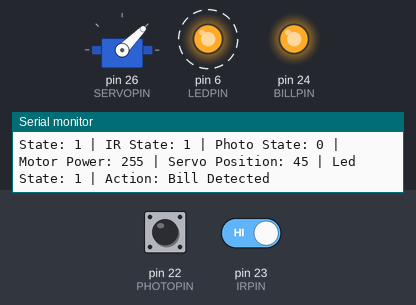
This sketch was run on a simulated Arduino Mega 2560, built with avr-gcc and run on an emulated ATmega2560. On the bench: servo, output pins drawn as LEDs (lit = HIGH), the last lines printed to the serial monitor. Dashed ring = blinking. The test bench sets the inputs (shaded band); at power-on: pin 22 (PHOTOPIN) LOW, pin 23 (IRPIN) HIGH.

Above: at 1.2 s.
1.3 s: pin 22 (PHOTOPIN) driven HIGH
4.3 s: pin 22 (PHOTOPIN) driven LOW
At 5.31 s:
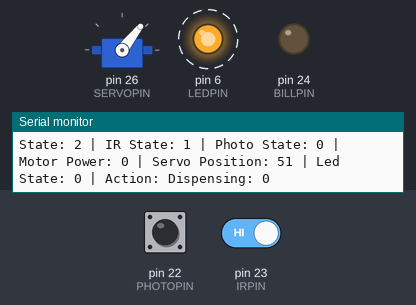
7.3 s: pin 22 (PHOTOPIN) pulsed HIGH 2 times (0.12 s each, 0.3 s apart)
10.7 s: pin 22 (PHOTOPIN) driven HIGH and pin 23 (IRPIN) driven LOW
At 12.7 s:
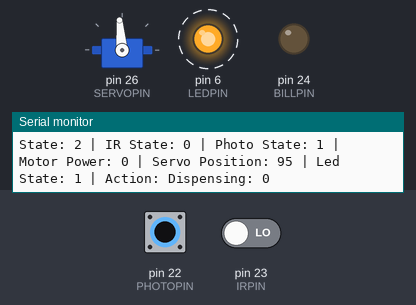
13.7 s: pin 22 (PHOTOPIN) driven LOW
At 19.4 s:
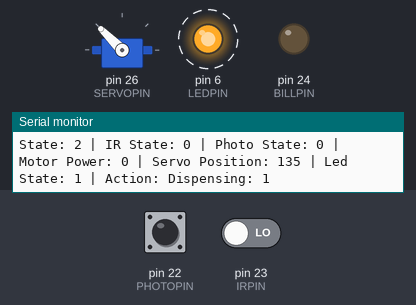
Timing chart, 0 to 20.7 s (numbered marks = the images above; inputs shaded):
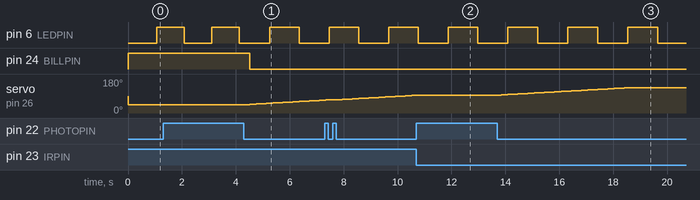

Measured:
- after the input at 4.3 s, pin 24 (BILLPIN): HIGH → LOW after 0.21 s; servo on pin 26 (SERVOPIN): moves from 45° to 68° over 2.7 s, starting after 0.21 s
- after the input at 10.7 s, servo on pin 26 (SERVOPIN): goes on until 10.8 s, then stays 95°
- after the input at 13.7 s, servo on pin 26 (SERVOPIN): moves from 95° to 135° over 4.8 s, starting after 0.14 s
- by itself, pin 6 (LEDPIN): alternates HIGH for 1.1 s and LOW for 1.1 s

The sketch:

bill_feed-dispencer.ino
```cpp
//https://github.com/zethra/aquqbot2
#include <Servo.h>
//#include <toneAC.h>
#include "pitches.h"

#define READY 0
#define GETTING 1
#define DISPENSING 2
#define DONE 3

#define IRPIN 23
#define PHOTOPIN 22
#define BILLPIN 24
#define SERVOPIN 26
#define LEDPIN 6

Servo servo;

int ledState = 0;
int irState = 0;
int photoState = 0;

int billPower = 0;
int servoPos = 45;

int servoState = 0;
int servoWait = 0;

int state = 0;

char* actionText;

void setup(){
  Serial.begin(9600);
  Serial.println("Running Setup");

  servo.attach(SERVOPIN);

  //Inputs
  pinMode(IRPIN, INPUT);
  pinMode(PHOTOPIN, INPUT);

  //Outputs
  pinMode(BILLPIN, OUTPUT);
  pinMode(LEDPIN, OUTPUT);

}

void loop(){
  unsigned long now = millis();
  sensorUpdate(now);
  motorUpdate(now);
  ledUpdate(now);
  printUpdate(now);
  //Serial.println(state);
  switch(state){
    case READY:
      if(irState == LOW){
        state = GETTING;
      }
      actionText = "Ready.";
      servoState = 0;
      servoWait = 0;
      return;
    case GETTING:
      billPower = 255;
      if(photoState == HIGH) {
        state = DISPENSING;
      }
      actionText = "Bill Detected";
      return;
    case DISPENSING:
      if(photoState == HIGH){
        actionText = "Waiting for Bill";
        return;
      }else{
        billPower = 0;
        dispense(now);
      }
      return;

    case DONE:
      Serial.println("Thank you and have a nice day.");
      //toneAC(300);
      state = READY;
      return;
  }
}

void sensorUpdate(unsigned long now){
  static unsigned long sensorMillis = 0UL;

  if(now - sensorMillis >= 10UL){
    irState = digitalRead(IRPIN);
    photoState = digitalRead(PHOTOPIN);
    sensorMillis = now;
  }
}

void motorUpdate(unsigned long now){
  static unsigned long motorMillis = 0UL;

  if(now - motorMillis >= 10UL){
    analogWrite(BILLPIN, billPower);
    servo.write(servoPos);
    motorMillis = now;
  }
}

void ledUpdate(unsigned long now){
  static unsigned long ledMillis = 0UL;

  if(now - ledMillis >= 1000UL){
    if(ledState == HIGH){
      ledState = LOW;
    }else if(ledState == LOW) {
      ledState = HIGH;
    }
    digitalWrite(LEDPIN, ledState);
    ledMillis = now;
  }
}

void printUpdate(unsigned long now){
  static unsigned long printMillis = 0UL;

  if(now - printMillis >= 10UL){
    Serial.print("State: ");
    Serial.print(state);
    Serial.print(" | IR State: ");
    Serial.print(irState);
    Serial.print(" | Photo State: ");
    Serial.print(photoState);
    Serial.print(" | Motor Power: ");
    Serial.print(billPower);
    Serial.print(" | Servo Position: ");
    Serial.print(servoPos);
    Serial.print(" | Led State: ");
    Serial.print(ledState);
    Serial.print(" | Action: ");
    Serial.print(actionText);
    Serial.println();
    printMillis = now;
  }
}

void dispense(unsigned long now){
  //for (servoPos = 5; servoPos < 85; servoPos++){}
  //for (servoPos = 85; servoPos > 5; servoPos--){}

  static unsigned long servoMillis = 0UL;

  if(now - servoMillis >= 10UL){

    sprintf(actionText, "Dispensing: ""%d", servoState);

    if(servoState == 0){
      if(servoPos < 135){
        servoPos++;
      }else{
        servoState = 1;
      }
    }

    if(servoState == 1){
      if(servoWait < 40){
        servoWait++;
      }else{
        servoState = 2;
      }
    }

    if(servoState == 2){
      if(servoPos > 45){
        servoPos--;
      }else{
        servoState = 3;
      }
    }

    if(servoState == 3){
      state = DONE;
    }
    servoMillis = now;
  }

}
```

pitches.h
```cpp
/*************************************************
 * Public Constants
 *************************************************/

#define NOTE_B0  31
#define NOTE_C1  33
#define NOTE_CS1 35
#define NOTE_D1  37
#define NOTE_DS1 39
#define NOTE_E1  41
#define NOTE_F1  44
#define NOTE_FS1 46
#define NOTE_G1  49
#define NOTE_GS1 52
#define NOTE_A1  55
#define NOTE_AS1 58
#define NOTE_B1  62
#define NOTE_C2  65
#define NOTE_CS2 69
#define NOTE_D2  73
#define NOTE_DS2 78
#define NOTE_E2  82
#define NOTE_F2  87
#define NOTE_FS2 93
#define NOTE_G2  98
#define NOTE_GS2 104
#define NOTE_A2  110
#define NOTE_AS2 117
#define NOTE_B2  123
#define NOTE_C3  131
#define NOTE_CS3 139
#define NOTE_D3  147
#define NOTE_DS3 156
#define NOTE_E3  165
#define NOTE_F3  175
#define NOTE_FS3 185
#define NOTE_G3  196
#define NOTE_GS3 208
#define NOTE_A3  220
#define NOTE_AS3 233
#define NOTE_B3  247
#define NOTE_C4  262
#define NOTE_CS4 277
#define NOTE_D4  294
#define NOTE_DS4 311
#define NOTE_E4  330
#define NOTE_F4  349
#define NOTE_FS4 370
#define NOTE_G4  392
#define NOTE_GS4 415
#define NOTE_A4  440
#define NOTE_AS4 466
#define NOTE_B4  494
#define NOTE_C5  523
#define NOTE_CS5 554
#define NOTE_D5  587
#define NOTE_DS5 622
#define NOTE_E5  659
#define NOTE_F5  698
#define NOTE_FS5 740
#define NOTE_G5  784
#define NOTE_GS5 831
#define NOTE_A5  880
#define NOTE_AS5 932
#define NOTE_B5  988
#define NOTE_C6  1047
#define NOTE_CS6 1109
#define NOTE_D6  1175
#define NOTE_DS6 1245
#define NOTE_E6  1319
#define NOTE_F6  1397
#define NOTE_FS6 1480
#define NOTE_G6  1568
#define NOTE_GS6 1661
#define NOTE_A6  1760
#define NOTE_AS6 1865
#define NOTE_B6  1976
#define NOTE_C7  2093
#define NOTE_CS7 2217
#define NOTE_D7  2349
#define NOTE_DS7 2489
#define NOTE_E7  2637
#define NOTE_F7  2794
#define NOTE_FS7 2960
#define NOTE_G7  3136
#define NOTE_GS7 3322
#define NOTE_A7  3520
#define NOTE_AS7 3729
#define NOTE_B7  3951
#define NOTE_C8  4186
#define NOTE_CS8 4435
#define NOTE_D8  4699
#define NOTE_DS8 4978
```
